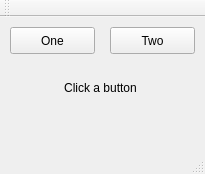
<?xml version="1.0" encoding="UTF-8"?>
<ui version="4.0">
 <class>MainWindow</class>
 <widget class="QMainWindow" name="MainWindow">
  <property name="geometry">
   <rect>
    <x>0</x>
    <y>0</y>
    <width>205</width>
    <height>174</height>
   </rect>
  </property>
  <property name="windowTitle">
   <string>MainWindow</string>
  </property>
  <widget class="QWidget" name="centralWidget">
   <widget class="QPushButton" name="buttonOne">
    <property name="geometry">
     <rect>
      <x>10</x>
      <y>10</y>
      <width>85</width>
      <height>27</height>
     </rect>
    </property>
    <property name="text">
     <string>One</string>
    </property>
   </widget>
   <widget class="QPushButton" name="buttonTwo">
    <property name="geometry">
     <rect>
      <x>110</x>
      <y>10</y>
      <width>85</width>
      <height>27</height>
     </rect>
    </property>
    <property name="text">
     <string>Two</string>
    </property>
   </widget>
   <widget class="QLabel" name="label">
    <property name="geometry">
     <rect>
      <x>10</x>
      <y>50</y>
      <width>181</width>
      <height>41</height>
     </rect>
    </property>
    <property name="text">
     <string>Click a button</string>
    </property>
    <property name="alignment">
     <set>Qt::AlignCenter</set>
    </property>
    <property name="wordWrap">
     <bool>true</bool>
    </property>
   </widget>
  </widget>
  <widget class="QMenuBar" name="menuBar">
   <property name="geometry">
    <rect>
     <x>0</x>
     <y>0</y>
     <width>205</width>
     <height>23</height>
    </rect>
   </property>
  </widget>
  <widget class="QToolBar" name="mainToolBar">
   <attribute name="toolBarArea">
    <enum>TopToolBarArea</enum>
   </attribute>
   <attribute name="toolBarBreak">
    <bool>false</bool>
   </attribute>
  </widget>
  <widget class="QStatusBar" name="statusBar"/>
 </widget>
 <layoutdefault spacing="6" margin="11"/>
 <resources/>
 <connections/>
</ui>
